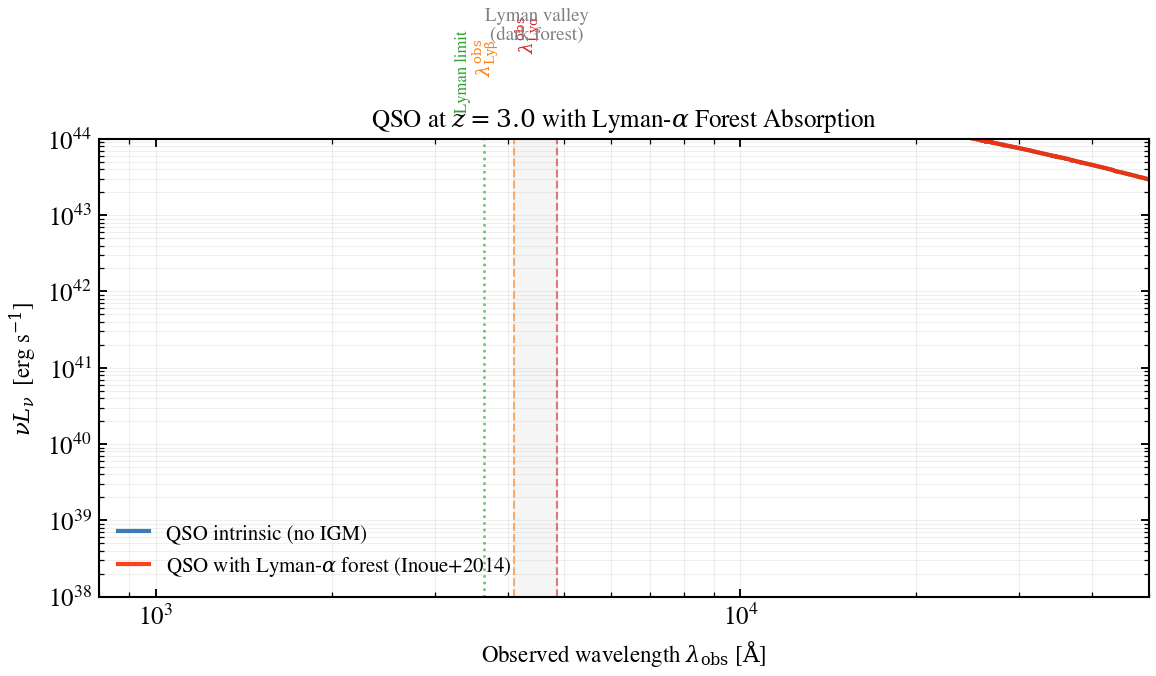

Here is the Python script that generated this plot:
"""
QSO continuum with Lyman-alpha forest absorption at z=3
========================================================

A power-law QSO continuum (Vanden Berk et al. 2001 composite slope
:math:`\\alpha_{\\nu} = -0.5`) is built with tengri's AGN multicolor disc
and pure-stellar synthesis. The Inoue et al. 2014 intergalactic-medium
transmission is then applied to the observed frame, suppressing the
blue side below :math:`\\lambda_{\\rm obs} < \\lambda_{\\rm Ly\\alpha}(1+z)`.

The Lyman valley (the deep depression between Lyman-α at 1216 Å and
Lyman-β at 1026 Å in the rest frame) sweeps through the observer's
window, accumulating dark matter overdensity absorption. At z = 3,
:math:`\\lambda_{\\rm Ly\\alpha}^{\\rm obs} = 4864$ Å (deep optical).

Key observables:
- **Intrinsic QSO slope**: visible above Lyman limit (912 Å rest)
- **Lyman forest**: mottled forest shortward of Lyα (4864 Å observed at z=3)
- **Lyman valley**: sharp darkening between Lyα and Lyβ limits

References
----------
.. [1] Vanden Berk et al. 2001, AJ, 122, 549
       *Composite Quasar Spectra from the Sloan Digital Sky Survey*
.. [2] Inoue et al. 2014, MNRAS, 442, 1805
       *Observational Constraints on Cosmic Reionization*
"""

import os

os.environ["TF_CPP_MIN_LOG_LEVEL"] = "2"  # suppress XLA/PjRt C++ INFO+WARNING logs

import warnings

import jax
import matplotlib.pyplot as plt
import numpy as np

import tengri
from tengri.analysis.plotting import setup_style

setup_style()
warnings.filterwarnings("ignore", message=".*BakedInBackend.*")
warnings.filterwarnings("ignore", message=".*deprecated.*")

# ============================================================================
# Constants
# ============================================================================

C_AA_PER_S = 2.998e18  # Speed of light in Angstrom / second
Z_QSO = 3.0

# Lyman series wavelengths in vacuum (rest frame)
# Source: NIST Atomic Spectra Database
LY_ALPHA_REST = 1215.67  # Angstrom
LY_BETA_REST = 1025.72
LY_LIMIT_REST = 912.0

# ============================================================================
# Build QSO SED model
# ============================================================================

ssp = tengri.load_ssp()

model = tengri.SEDModel.build(
    ssp,
    # Pure stellar synthesis: single-age stellar pop for normalization only
    sfh={"type": "dpl", "*": tengri.FIXED, "tau_gyr": 1.0, "log_total_mass": 10.0, "alpha": 1.5, "beta": 1.0},
    dust={"type": "two_component", "*": tengri.FIXED, "tau_diff": 0.0, "tau_bc": 0.0},
    agn={
        "type": "composable",
        "disc": {"type": "multicolor", "*": tengri.FIXED},  # Vanden Berk slope α_ν = -0.5 (Kubota & Done 2018)
        "*": tengri.FIXED,
        "log_lbol": 12.5,  # L_bol ~ 3e12 L_sun (typical luminous QSO)
        "frac": 1.0,  # 100% AGN dominance
    },
    # Lyman-alpha forest absorption via IGM transmission
    igm={"type": "inoue14", "*": tengri.FIXED},
    redshift=tengri.Fixed(Z_QSO),
)

# Sample default parameters
params = dict(model.spec.sample(jax.random.PRNGKey(0)))

# Predict rest-frame SED
out = model.predict_rest_sed(params)
wave_rest = np.asarray(out.wavelength)  # Rest-frame Angstrom
sed_rest = np.asarray(out.sed)          # Rest-frame erg/s/Hz

# Transform to observer frame
wave_obs = wave_rest * (1.0 + Z_QSO)
nu_obs = C_AA_PER_S / wave_obs
nu_L_nu = nu_obs * sed_rest

# ============================================================================
# Synthesize intrinsic (no IGM) SED for reference
# ============================================================================

# Create a second model without IGM to show intrinsic continuum
model_no_igm = tengri.SEDModel.build(
    ssp,
    sfh={"type": "dpl", "*": tengri.FIXED, "tau_gyr": 1.0, "log_total_mass": 10.0, "alpha": 1.5, "beta": 1.0},
    dust={"type": "two_component", "*": tengri.FIXED, "tau_diff": 0.0, "tau_bc": 0.0},
    agn={
        "type": "composable",
        "disc": {"type": "multicolor", "*": tengri.FIXED},
        "*": tengri.FIXED,
        "log_lbol": 12.5,
        "frac": 1.0,
    },
    # No IGM transmission
    redshift=tengri.Fixed(Z_QSO),
)

out_no_igm = model_no_igm.predict_rest_sed(params)
sed_rest_no_igm = np.asarray(out_no_igm.sed)
nu_L_nu_no_igm = nu_obs * sed_rest_no_igm

# ============================================================================
# Plot
# ============================================================================

fig, ax = plt.subplots(figsize=(8.0, 5.0))

# Intrinsic QSO power-law (no IGM)
ax.loglog(
    wave_obs,
    nu_L_nu_no_igm,
    color="C0",
    lw=2.0,
    label=r"QSO intrinsic (no IGM)",
    alpha=0.8,
)

# With Lyman-alpha forest absorption (Inoue+2014)
ax.loglog(
    wave_obs,
    nu_L_nu,
    color="C3",
    lw=2.0,
    label=r"QSO with Lyman-$\alpha$ forest (Inoue+2014)",
    alpha=0.9,
)

# ============================================================================
# Mark Lyman series limits in observed frame
# ============================================================================

colors_lyman = {"alpha": "#d62728", "beta": "#ff7f0e", "limit": "#2ca02c"}

# Lyman-alpha limit in observed frame
ly_alpha_obs = LY_ALPHA_REST * (1.0 + Z_QSO)
ax.axvline(ly_alpha_obs, color=colors_lyman["alpha"], lw=1.0, ls="--", alpha=0.6)
ax.text(ly_alpha_obs * 0.95, ax.get_ylim()[1] * 0.3, r"$\lambda_{\rm Ly\alpha}^{\rm obs}$",
        fontsize=9, color=colors_lyman["alpha"], ha="right", rotation=90, va="bottom")

# Lyman-beta limit in observed frame
ly_beta_obs = LY_BETA_REST * (1.0 + Z_QSO)
ax.axvline(ly_beta_obs, color=colors_lyman["beta"], lw=1.0, ls="--", alpha=0.6)
ax.text(ly_beta_obs * 0.95, ax.get_ylim()[1] * 0.15, r"$\lambda_{\rm Ly\beta}^{\rm obs}$",
        fontsize=9, color=colors_lyman["beta"], ha="right", rotation=90, va="bottom")

# Lyman limit (912 Å) in observed frame
ly_limit_obs = LY_LIMIT_REST * (1.0 + Z_QSO)
ax.axvline(ly_limit_obs, color=colors_lyman["limit"], lw=1.2, ls=":", alpha=0.7)
ax.text(ly_limit_obs * 0.95, ax.get_ylim()[1] * 0.05, r"Lyman limit",
        fontsize=8, color=colors_lyman["limit"], ha="right", rotation=90, va="bottom")

# Shade the Lyman valley (absorption bottleneck between Lyβ and Lyα)
ax.axvspan(ly_beta_obs, ly_alpha_obs, color="gray", alpha=0.08, zorder=0)
ax.text((ly_beta_obs + ly_alpha_obs) / 2, ax.get_ylim()[1] * 0.7,
        "Lyman valley\n(dark forest)",
        fontsize=9, color="0.5", ha="center", va="center")

# ============================================================================
# Labels and limits
# ============================================================================

ax.set_xlim(800, 5e4)
ax.set_ylim(1e38, 1e44)

ax.set_xlabel(r"Observed wavelength $\lambda_{\rm obs}$ [$\mathrm{\AA}$]", fontsize=11)
ax.set_ylabel(r"$\nu L_{\nu}$  [erg s$^{-1}$]", fontsize=11)
ax.set_title(
    rf"QSO at $z = {Z_QSO}$ with Lyman-$\alpha$ Forest Absorption",
    fontsize=12,
    fontweight="normal",
)

ax.legend(frameon=False, fontsize=10, loc="lower left")
ax.grid(True, alpha=0.2, which="both")

fig.tight_layout()
plt.savefig("plot_lyman_alpha_forest_QSO_template.png", dpi=150, bbox_inches="tight")
